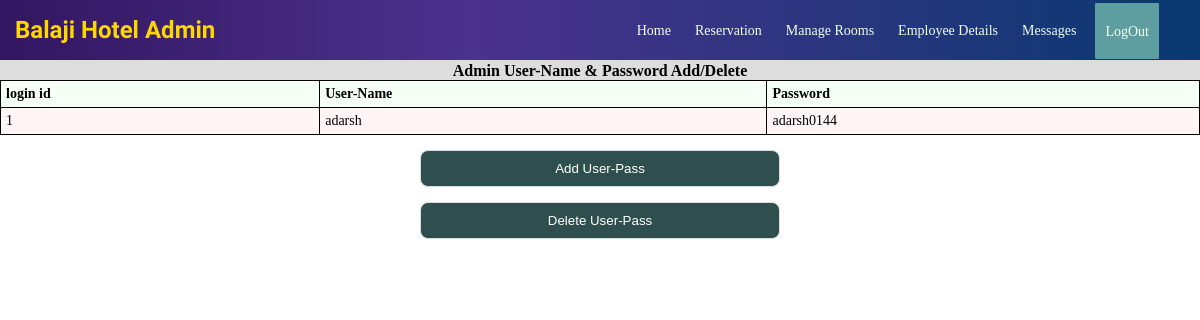
The app's page /admin/adpass.php (signed in) with its own data.
### tables this page shows
CREATE TABLE `log` ( `lid` INT(3) NOT NULL AUTO_INCREMENT , `usname` VARCHAR(15) NOT NULL , `pass` VARCHAR(15) NOT NULL , PRIMARY KEY (`lid`) KEY_BLOCK_SIZE = 1 USING HASH);

### admin/adpass.php (the view, shortened to what this page needs)
<?php include('nav.php'); ?>
<!DOCTYPE html>
<html>
<head>
</head>
<body>
    <div class="myss" style="overflow-x:auto;">
        <h4 align="center "> Admin User-Name & Password Add/Delete </h4>
        <table id="myTable">
            <tr>
                <th>login id</th>
                <th>User-Name</th>
                <th>Password</th>
            </tr>
            <?php
            $con = makeconnection();
            $sql = "SELECT * FROM `log`";
            $rs = mysqli_query($con, $sql);
            while ($row = mysqli_fetch_assoc($rs)) {
                echo "<tr>";
                echo "<td>";
                echo $row['lid'];
                echo "</td>";
                echo "<td>";
                echo $row['usname'];
                echo "</td>";
                echo "<td>";
                echo $row['pass'];
                echo "</td>";
                echo "</tr>";
            }
            ?>
        </table>
    </div>
    <button class="button2" onclick="javascript:window.open('adpassad.php','_self')"> Add User-Pass </button>
    <button class="button2" onclick="javascript:window.open('adpassdel.php','_self')"> Delete User-Pass </button>
</body>
</html>

### admin/nav.php (style rules this page uses)
* { padding: 0; margin: 0; text-decoration: none; list-style: none; box-sizing: border-box; }
html, body { width: 100%; height: 100%; margin: 0px; padding: 0px; overflow-x: hidden; }

### admin/adpass.php (style rules this page uses)
html, body { width: 100%; height: 100%; margin: 0px; padding: 0px; overflow-x: hidden; }
.myss { padding-top: 10px; margin-top: -8px; background-color: #ddd; }
table { border-collapse: collapse; border-spacing: 0; width: 100%; border: 1px solid #ddd; font-size: 14px; }
th, td { text-align: left; padding: 5px; }
tr:nth-child(even) { background-color: #fff5f5; }
tr:nth-child(odd) { background-color: #f6fff5; }
table, th, td { border: 0.01em solid black; }
.button2 { padding: 10px 20px; background-color: darkslategrey; border: 1px solid #ddd; color: white; border-radius: 8px; width: 30%; margin-left: auto; margin-right: auto; margin-top: 15px; display: block; cursor: pointer; }

### records on screen
log: lid "1", usname "adarsh", pass "adarsh0144"
